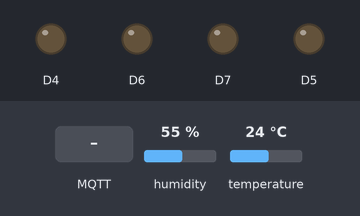
This sketch was run on a simulated ESP8266 (NodeMCU). Parts: output pins drawn as LEDs (lit = HIGH). Inputs (shaded band) come from the test bench; at power-on: humidity 55 %, temperature 24 °C. WiFi joins after 1.5 s; servers stay silent unless stated; storage starts empty; random numbers use the default seed unless the sketch sets one; no MQTT or app messages arrive unless stated.

Above: at 2.7 s.
2.8 s: MQTT message "0" arrives on the first subscribed topic
At 10.6 s:
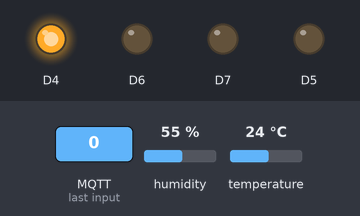
11.5 s: MQTT message "1" arrives on the first subscribed topic
At 11.65 s:
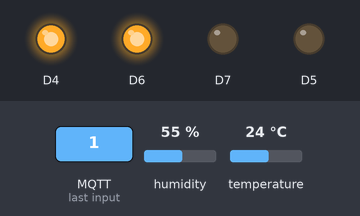
13.3 s: MQTT message "2" arrives on the first subscribed topic
At 13.45 s:
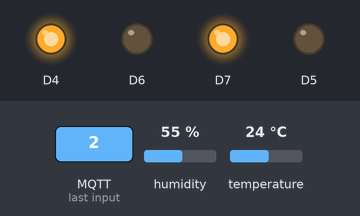
15.1 s: MQTT message "0" arrives on the first subscribed topic
At 15.25 s:
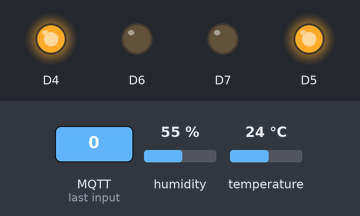
Timing chart, 0 to 17.9 s (numbered marks = the images above; inputs shaded):
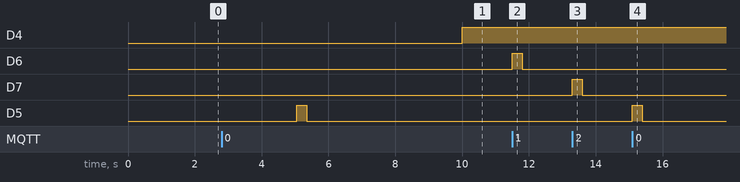

The sketch:

version_prod.ino
```cpp
#include <FS.h>
#include <ArduinoJson.h>
#include <ESP8266WiFi.h>
#include <WiFiManager.h>
#include <PubSubClient.h>
#include <DHT12.h>
#include <RCSwitch.h>

DHT12 dht12;
RCSwitch mySwitch = RCSwitch();

WiFiClient espClient;
PubSubClient client(espClient);

unsigned long time1 = 0;
bool shouldSaveConfig = false;

char mqtt_server[40] = "thanhcom1989.ddns.net";
char mqtt_port[6] = "1882";
char api_token[34] = "YOUR_API_TOKEN";
char time_delay[6] = "10";

void saveConfigCallback() {
  shouldSaveConfig = true;
}

void SendCm(const char* msg) {
  if (client.connected()) {
    client.publish("blynk/cm", msg);
  }
}

void callback(char* topic, byte* payload, unsigned int length) {
  if (strcmp(topic, "blynk/cmactive") != 0 || length == 0) {
    return;
  }

  char cmd = (char)payload[0];

  switch (cmd) {
    case '0':
      digitalWrite(D5, HIGH);
      delay(300);
      digitalWrite(D5, LOW);
      SendCm("0");
      break;

    case '1':
      digitalWrite(D6, HIGH);
      delay(300);
      digitalWrite(D6, LOW);
      SendCm("1");
      break;

    case '2':
      digitalWrite(D7, HIGH);
      delay(300);
      digitalWrite(D7, LOW);
      SendCm("2");
      break;

    case '3':
    case '4':
      mySwitch.send(5592323, 24);
      break;

    case '5':
    case '6':
      mySwitch.send(5592332, 24);
      break;

    case '7':
    case '8':
      mySwitch.send(5592335, 24);
      break;

    case '9':
    case 'a':
      mySwitch.send(5592368, 24);
      break;
  }
}

void loadConfig() {
  if (!SPIFFS.begin()) {
    Serial.println(F("SPIFFS mount failed"));
    return;
  }

  if (!SPIFFS.exists("/config.json")) {
    return;
  }

  File configFile = SPIFFS.open("/config.json", "r");
  if (!configFile) {
    return;
  }

  size_t size = configFile.size();

  if (size == 0 || size > 512) {
    configFile.close();
    return;
  }

  std::unique_ptr<char[]> buf(new char[size + 1]);
  configFile.readBytes(buf.get(), size);
  buf[size] = '\0';
  configFile.close();

  DynamicJsonDocument json(512);
  DeserializationError err = deserializeJson(json, buf.get());

  if (err) {
    Serial.println(F("Config parse failed"));
    return;
  }

  strlcpy(mqtt_server, json["mqtt_server"] | mqtt_server, sizeof(mqtt_server));
  strlcpy(mqtt_port, json["mqtt_port"] | mqtt_port, sizeof(mqtt_port));
  strlcpy(api_token, json["api_token"] | api_token, sizeof(api_token));
  strlcpy(time_delay, json["time_delay"] | time_delay, sizeof(time_delay));
}

void saveConfig() {
  DynamicJsonDocument json(512);

  json["mqtt_server"] = mqtt_server;
  json["mqtt_port"] = mqtt_port;
  json["api_token"] = api_token;
  json["time_delay"] = time_delay;

  File configFile = SPIFFS.open("/config.json", "w");
  if (!configFile) {
    return;
  }

  serializeJson(json, configFile);
  configFile.close();
}

void setupWifi() {
  WiFiManagerParameter custom_mqtt_server("server", "mqtt server", mqtt_server, sizeof(mqtt_server));
  WiFiManagerParameter custom_mqtt_port("port", "mqtt port", mqtt_port, sizeof(mqtt_port));
  WiFiManagerParameter custom_api_token("apikey", "API token", api_token, sizeof(api_token));
  WiFiManagerParameter custom_api_time("time", "time delay", time_delay, sizeof(time_delay));

  WiFiManager wifiManager;

  wifiManager.setSaveConfigCallback(saveConfigCallback);

  wifiManager.addParameter(&custom_mqtt_server);
  wifiManager.addParameter(&custom_mqtt_port);
  wifiManager.addParameter(&custom_api_token);
  wifiManager.addParameter(&custom_api_time);

  wifiManager.setConnectRetries(5);
  wifiManager.setConnectTimeout(30);
  wifiManager.setConfigPortalTimeout(180);

  if (!wifiManager.autoConnect("Thanh Trang Electronic", "")) {
    ESP.restart();
  }

  strlcpy(mqtt_server, custom_mqtt_server.getValue(), sizeof(mqtt_server));
  strlcpy(mqtt_port, custom_mqtt_port.getValue(), sizeof(mqtt_port));
  strlcpy(api_token, custom_api_token.getValue(), sizeof(api_token));
  strlcpy(time_delay, custom_api_time.getValue(), sizeof(time_delay));

  if (shouldSaveConfig) {
    saveConfig();
  }
}

void reconnect() {
  static unsigned long lastAttempt = 0;

  if (client.connected()) return;
  if (WiFi.status() != WL_CONNECTED) return;

  unsigned long now = millis();
  if (now - lastAttempt < 5000) return;

  lastAttempt = now;

  char clientId[32];
  snprintf(clientId, sizeof(clientId), "ESP8266Client-%04X", random(0xFFFF));

  if (client.connect(clientId, "thanhcom", "laodaicaha")) {
    client.setKeepAlive(300);
    client.subscribe("blynk/cmactive");
  }
}

void publishSensor() {
  char buf[32];

  snprintf(buf, sizeof(buf), "%d", WiFi.RSSI());
  client.publish("blynk/rssid", buf);

  dtostrf(dht12.getTemperature(), 0, 2, buf);
  client.publish("blynk/temp", buf);

  dtostrf(dht12.getHumidity(), 0, 2, buf);
  client.publish("blynk/humi", buf);

  snprintf(buf, sizeof(buf), "%u", random(0xFFFF));
  client.publish("blynk/checkstatus", buf);
}

void setup() {
  Serial.begin(9600);
  randomSeed(micros());

  dht12.begin();

  loadConfig();
  setupWifi();

  pinMode(D4, OUTPUT);
  pinMode(D5, OUTPUT);
  pinMode(D6, OUTPUT);
  pinMode(D7, OUTPUT);

  mySwitch.enableTransmit(D8);

  int port = atoi(mqtt_port);
  if (port <= 0) port = 1883;

  client.setServer(mqtt_server, port);
  client.setCallback(callback);

  reconnect();
}

void loop() {
  if (WiFi.status() != WL_CONNECTED) {
    WiFi.reconnect();
    delay(100);
    return;
  }

  if (!client.connected()) {
    reconnect();
    return;
  }

  client.loop();

  unsigned long interval = (unsigned long)atoi(time_delay) * 1000UL;
  if (interval == 0) interval = 10000;

  if ((unsigned long)(millis() - time1) >= interval) {
    digitalWrite(D4, !digitalRead(D4));
    publishSensor();
    time1 = millis();
  }
}
```

Measured:
- after the input at 2.8 s, D5: LOW → HIGH after 2.3 s, → LOW 0.30 s later
- after the input at 11.5 s, D6: LOW → HIGH at once, → LOW 0.30 s later
- after the input at 13.3 s, D7: LOW → HIGH at once, → LOW 0.30 s later
- after the input at 15.1 s, D5: LOW → HIGH at once, → LOW 0.30 s later
